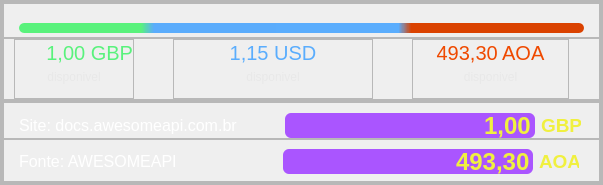
              <widget class="QFrame" name="frame_124">
               <property name="frameShape">
                <enum>QFrame::StyledPanel</enum>
               </property>
               <property name="frameShadow">
                <enum>QFrame::Raised</enum>
               </property>
               <layout class="QVBoxLayout" name="verticalLayout_96">
                <property name="spacing">
                 <number>0</number>
                </property>
                <property name="leftMargin">
                 <number>0</number>
                </property>
                <property name="topMargin">
                 <number>0</number>
                </property>
                <property name="rightMargin">
                 <number>0</number>
                </property>
                <property name="bottomMargin">
                 <number>0</number>
                </property>
                <item>
                 <widget class="QFrame" name="frame_125">
                  <property name="frameShape">
                   <enum>QFrame::StyledPanel</enum>
                  </property>
                  <property name="frameShadow">
                   <enum>QFrame::Raised</enum>
                  </property>
                  <layout class="QVBoxLayout" name="verticalLayout_97">
                   <property name="spacing">
                    <number>0</number>
                   </property>
                   <property name="leftMargin">
                    <number>0</number>
                   </property>
                   <property name="topMargin">
                    <number>0</number>
                   </property>
                   <property name="rightMargin">
                    <number>0</number>
                   </property>
                   <property name="bottomMargin">
                    <number>0</number>
                   </property>
                   <item>
                    <widget class="QFrame" name="frame_126">
                     <property name="frameShape">
                      <enum>QFrame::StyledPanel</enum>
                     </property>
                     <property name="frameShadow">
                      <enum>QFrame::Raised</enum>
                     </property>
                     <layout class="QVBoxLayout" name="verticalLayout_98">
                      <property name="spacing">
                       <number>0</number>
                      </property>
                      <property name="leftMargin">
                       <number>0</number>
                      </property>
                      <property name="topMargin">
                       <number>0</number>
                      </property>
                      <property name="rightMargin">
                       <number>0</number>
                      </property>
                      <property name="bottomMargin">
                       <number>0</number>
                      </property>
                      <item>
                       <widget class="QFrame" name="frame_127">
                        <property name="minimumSize">
                         <size>
                          <width>0</width>
                          <height>35</height>
                         </size>
                        </property>
                        <property name="maximumSize">
                         <size>
                          <width>16777215</width>
                          <height>35</height>
                         </size>
                        </property>
                        <property name="frameShape">
                         <enum>QFrame::StyledPanel</enum>
                        </property>
                        <property name="frameShadow">
                         <enum>QFrame::Raised</enum>
                        </property>
                        <layout class="QVBoxLayout" name="verticalLayout_99">
                         <property name="spacing">
                          <number>0</number>
                         </property>
                         <property name="leftMargin">
                          <number>15</number>
                         </property>
                         <property name="topMargin">
                          <number>15</number>
                         </property>
                         <property name="rightMargin">
                          <number>15</number>
                         </property>
                         <property name="bottomMargin">
                          <number>0</number>
                         </property>
                         <item>
                          <widget class="QProgressBar" name="progressBar_7">
                           <property name="maximumSize">
                            <size>
                             <width>16777215</width>
                             <height>10</height>
                            </size>
                           </property>
                           <property name="styleSheet">
                            <string notr="true">QProgressBar::chunk{
	background-color: qlineargradient(spread:pad, x1:0, y1:1, x2:1, y2:1, stop:0.215909 rgba(89, 242, 124, 255), stop:0.238636 rgba(90, 172, 252, 255), stop:0.670455 rgba(90, 173, 253, 255), stop:0.693182 rgba(218, 66, 0, 255));
border-radius:5px;}

QProgressBar{
border-radius:5px;
}</string>
                           </property>
                           <property name="value">
                            <number>100</number>
                           </property>
                           <property name="textVisible">
                            <bool>false</bool>
                           </property>
                           <property name="invertedAppearance">
                            <bool>true</bool>
                           </property>
                          </widget>
                         </item>
                        </layout>
                       </widget>
                      </item>
                      <item>
                       <widget class="QFrame" name="frame_128">
                        <property name="frameShape">
                         <enum>QFrame::StyledPanel</enum>
                        </property>
                        <property name="frameShadow">
                         <enum>QFrame::Raised</enum>
                        </property>
                        <layout class="QHBoxLayout" name="horizontalLayout_26">
                         <property name="spacing">
                          <number>0</number>
                         </property>
                         <property name="leftMargin">
                          <number>10</number>
                         </property>
                         <property name="topMargin">
                          <number>0</number>
                         </property>
                         <property name="rightMargin">
                          <number>30</number>
                         </property>
                         <property name="bottomMargin">
                          <number>0</number>
                         </property>
                         <item>
                          <widget class="QFrame" name="frame_129">
                           <property name="minimumSize">
                            <size>
                             <width>120</width>
                             <height>60</height>
                            </size>
                           </property>
                           <property name="maximumSize">
                            <size>
                             <width>120</width>
                             <height>60</height>
                            </size>
                           </property>
                           <property name="frameShape">
                            <enum>QFrame::StyledPanel</enum>
                           </property>
                           <property name="frameShadow">
                            <enum>QFrame::Raised</enum>
                           </property>
                           <layout class="QVBoxLayout" name="verticalLayout_100">
                            <property name="spacing">
                             <number>0</number>
                            </property>
                            <property name="leftMargin">
                             <number>0</number>
                            </property>
                            <property name="topMargin">
                             <number>0</number>
                            </property>
                            <property name="rightMargin">
                             <number>0</number>
                            </property>
                            <item>
                             <widget class="QLabel" name="label_115">
                              <property name="font">
                               <font>
                                <pointsize>15</pointsize>
                               </font>
                              </property>
                              <property name="styleSheet">
                               <string notr="true">color: rgb(89, 242, 124);</string>
                              </property>
                              <property name="text">
                               <string>1,00 GBP</string>
                              </property>
                              <property name="alignment">
                               <set>Qt::AlignRight|Qt::AlignTrailing|Qt::AlignVCenter</set>
                              </property>
                             </widget>
                            </item>
                            <item>
                             <widget class="QLabel" name="label_116">
                              <property name="styleSheet">
                               <string notr="true">color: rgb(232, 232, 232);</string>
                              </property>
                              <property name="text">
                               <string>disponivel</string>
                              </property>
                              <property name="alignment">
                               <set>Qt::AlignCenter</set>
                              </property>
                             </widget>
                            </item>
                           </layout>
                          </widget>
                         </item>
                         <item>
                          <spacer name="horizontalSpacer_34">
                           <property name="orientation">
                            <enum>Qt::Horizontal</enum>
                           </property>
                           <property name="sizeHint" stdset="0">
                            <size>
                             <width>6</width>
                             <height>20</height>
                            </size>
                           </property>
                          </spacer>
                         </item>
                         <item>
                          <widget class="QFrame" name="frame_130">
                           <property name="minimumSize">
                            <size>
                             <width>200</width>
                             <height>0</height>
                            </size>
                           </property>
                           <property name="maximumSize">
                            <size>
                             <width>200</width>
                             <height>16777215</height>
                            </size>
                           </property>
                           <property name="frameShape">
                            <enum>QFrame::StyledPanel</enum>
                           </property>
                           <property name="frameShadow">
                            <enum>QFrame::Raised</enum>
                           </property>
                           <layout class="QVBoxLayout" name="verticalLayout_101">
                            <property name="spacing">
                             <number>0</number>
                            </property>
                            <property name="leftMargin">
                             <number>0</number>
                            </property>
                            <property name="topMargin">
                             <number>0</number>
                            </property>
                            <property name="rightMargin">
                             <number>0</number>
                            </property>
                            <item>
                             <widget class="QLabel" name="label_117">
                              <property name="minimumSize">
                               <size>
                                <width>175</width>
                                <height>0</height>
                               </size>
                              </property>
                              <property name="font">
                               <font>
                                <pointsize>15</pointsize>
                               </font>
                              </property>
                              <property name="styleSheet">
                               <string notr="true">color: rgb(90, 173, 253);</string>
                              </property>
                              <property name="text">
                               <string>1,15 USD</string>
                              </property>
                              <property name="alignment">
                               <set>Qt::AlignCenter</set>
                              </property>
                             </widget>
                            </item>
                            <item>
                             <widget class="QLabel" name="label_118">
                              <property name="styleSheet">
                               <string notr="true">color: rgb(232, 232, 232);</string>
                              </property>
                              <property name="text">
                               <string>disponivel</string>
                              </property>
                              <property name="alignment">
                               <set>Qt::AlignCenter</set>
                              </property>
                             </widget>
                            </item>
                           </layout>
                          </widget>
                         </item>
                         <item>
                          <spacer name="horizontalSpacer_35">
                           <property name="orientation">
                            <enum>Qt::Horizontal</enum>
                           </property>
                           <property name="sizeHint" stdset="0">
                            <size>
                             <width>6</width>
                             <height>20</height>
                            </size>
                           </property>
                          </spacer>
                         </item>
                         <item>
                          <widget class="QFrame" name="frame_131">
                           <property name="minimumSize">
                            <size>
                             <width>157</width>
                             <height>0</height>
                            </size>
                           </property>
                           <property name="maximumSize">
                            <size>
                             <width>157</width>
                             <height>16777215</height>
                            </size>
                           </property>
                           <property name="frameShape">
                            <enum>QFrame::StyledPanel</enum>
                           </property>
                           <property name="frameShadow">
                            <enum>QFrame::Raised</enum>
                           </property>
                           <layout class="QVBoxLayout" name="verticalLayout_102">
                            <property name="spacing">
                             <number>0</number>
                            </property>
                            <property name="leftMargin">
                             <number>0</number>
                            </property>
                            <property name="topMargin">
                             <number>0</number>
                            </property>
                            <property name="rightMargin">
                             <number>0</number>
                            </property>
                            <item>
                             <widget class="QLabel" name="label_119">
                              <property name="font">
                               <font>
                                <pointsize>15</pointsize>
                               </font>
                              </property>
                              <property name="styleSheet">
                               <string notr="true">color: rgb(239, 73, 0);</string>
                              </property>
                              <property name="text">
                               <string>493,30 AOA</string>
                              </property>
                              <property name="alignment">
                               <set>Qt::AlignCenter</set>
                              </property>
                             </widget>
                            </item>
                            <item>
                             <widget class="QLabel" name="label_120">
                              <property name="styleSheet">
                               <string notr="true">color: rgb(232, 232, 232);</string>
                              </property>
                              <property name="text">
                               <string>disponivel</string>
                              </property>
                              <property name="alignment">
                               <set>Qt::AlignCenter</set>
                              </property>
                             </widget>
                            </item>
                           </layout>
                          </widget>
                         </item>
                        </layout>
                       </widget>
                      </item>
                     </layout>
                    </widget>
                   </item>
                   <item>
                    <widget class="QFrame" name="frame_132">
                     <property name="frameShape">
                      <enum>QFrame::StyledPanel</enum>
                     </property>
                     <property name="frameShadow">
                      <enum>QFrame::Raised</enum>
                     </property>
                     <layout class="QVBoxLayout" name="verticalLayout_103">
                      <property name="spacing">
                       <number>0</number>
                      </property>
                      <property name="leftMargin">
                       <number>0</number>
                      </property>
                      <property name="topMargin">
                       <number>0</number>
                      </property>
                      <property name="rightMargin">
                       <number>0</number>
                      </property>
                      <property name="bottomMargin">
                       <number>0</number>
                      </property>
                      <item>
                       <widget class="QFrame" name="frame_133">
                        <property name="frameShape">
                         <enum>QFrame::StyledPanel</enum>
                        </property>
                        <property name="frameShadow">
                         <enum>QFrame::Raised</enum>
                        </property>
                        <layout class="QHBoxLayout" name="horizontalLayout_47">
                         <property name="leftMargin">
                          <number>15</number>
                         </property>
                         <property name="topMargin">
                          <number>10</number>
                         </property>
                         <property name="rightMargin">
                          <number>18</number>
                         </property>
                         <property name="bottomMargin">
                          <number>0</number>
                         </property>
                         <item>
                          <widget class="QLabel" name="site_8">
                           <property name="font">
                            <font>
                             <pointsize>12</pointsize>
                            </font>
                           </property>
                           <property name="styleSheet">
                            <string notr="true">color: rgb(255, 255, 255);</string>
                           </property>
                           <property name="text">
                            <string>Site: docs.awesomeapi.com.br</string>
                           </property>
                           <property name="alignment">
                            <set>Qt::AlignLeading|Qt::AlignLeft|Qt::AlignVCenter</set>
                           </property>
                          </widget>
                         </item>
                         <item>
                          <spacer name="horizontalSpacer_14">
                           <property name="orientation">
                            <enum>Qt::Horizontal</enum>
                           </property>
                           <property name="sizeHint" stdset="0">
                            <size>
                             <width>40</width>
                             <height>20</height>
                            </size>
                           </property>
                          </spacer>
                         </item>
                         <item>
                          <widget class="QLineEdit" name="LE_LEdit">
                           <property name="minimumSize">
                            <size>
                             <width>250</width>
                             <height>25</height>
                            </size>
                           </property>
                           <property name="maximumSize">
                            <size>
                             <width>250</width>
                             <height>25</height>
                            </size>
                           </property>
                           <property name="font">
                            <font>
                             <pointsize>18</pointsize>
                             <bold>true</bold>
                            </font>
                           </property>
                           <property name="styleSheet">
                            <string notr="true">QLineEdit{
	color: rgb(240, 240, 63);
	background-color: rgb(170, 85, 255);
	border-radius: 6px;
}
QLineEdit:hover{
border: 2px solid rgb(153, 76, 229);
}

QLineEdit:focus{
border: 2px solid rgb(90, 173, 253)
}</string>
                           </property>
                           <property name="text">
                            <string>1,00</string>
                           </property>
                           <property name="alignment">
                            <set>Qt::AlignRight|Qt::AlignTrailing|Qt::AlignVCenter</set>
                           </property>
                          </widget>
                         </item>
                         <item>
                          <widget class="QLabel" name="label_122">
                           <property name="minimumSize">
                            <size>
                             <width>40</width>
                             <height>20</height>
                            </size>
                           </property>
                           <property name="maximumSize">
                            <size>
                             <width>36</width>
                             <height>20</height>
                            </size>
                           </property>
                           <property name="font">
                            <font>
                             <pointsize>14</pointsize>
                             <bold>true</bold>
                            </font>
                           </property>
                           <property name="styleSheet">
                            <string notr="true">color: rgb(240, 240, 63);</string>
                           </property>
                           <property name="text">
                            <string>GBP</string>
                           </property>
                           <property name="alignment">
                            <set>Qt::AlignLeading|Qt::AlignLeft|Qt::AlignVCenter</set>
                           </property>
                          </widget>
                         </item>
                        </layout>
                       </widget>
                      </item>
                      <item>
                       <widget class="QFrame" name="frame_134">
                        <property name="frameShape">
                         <enum>QFrame::StyledPanel</enum>
                        </property>
                        <property name="frameShadow">
                         <enum>QFrame::Raised</enum>
                        </property>
                        <layout class="QHBoxLayout" name="horizontalLayout_48">
                         <property name="leftMargin">
                          <number>15</number>
                         </property>
                         <property name="rightMargin">
                          <number>20</number>
                         </property>
                         <property name="bottomMargin">
                          <number>7</number>
                         </property>
                         <item>
                          <widget class="QLabel" name="lfont">
                           <property name="font">
                            <font>
                             <pointsize>12</pointsize>
                            </font>
                           </property>
                           <property name="styleSheet">
                            <string notr="true">color: rgb(255, 255, 255);</string>
                           </property>
                           <property name="text">
                            <string>Fonte: AWESOMEAPI</string>
                           </property>
                           <property name="alignment">
                            <set>Qt::AlignLeading|Qt::AlignLeft|Qt::AlignVCenter</set>
                           </property>
                          </widget>
                         </item>
                         <item>
                          <spacer name="horizontalSpacer_15">
                           <property name="orientation">
                            <enum>Qt::Horizontal</enum>
                           </property>
                           <property name="sizeHint" stdset="0">
                            <size>
                             <width>100</width>
                             <height>20</height>
                            </size>
                           </property>
                          </spacer>
                         </item>
                         <item>
                          <widget class="QLineEdit" name="LE_aoa_LEdit">
                           <property name="minimumSize">
                            <size>
                             <width>250</width>
                             <height>25</height>
                            </size>
                           </property>
                           <property name="maximumSize">
                            <size>
                             <width>250</width>
                             <height>25</height>
                            </size>
                           </property>
                           <property name="font">
                            <font>
                             <pointsize>18</pointsize>
                             <bold>true</bold>
                            </font>
                           </property>
                           <property name="styleSheet">
                            <string notr="true">QLineEdit{
	color: rgb(240, 240, 63);
	background-color: rgb(170, 85, 255);
	border-radius: 6px;
}
QLineEdit:hover{
border: 2px solid  rgb(153, 76, 229);
}

QLineEdit:focus{
border: 2px solid rgb(90, 173, 253);
}</string>
                           </property>
                           <property name="text">
                            <string>493,30</string>
                           </property>
                           <property name="alignment">
                            <set>Qt::AlignRight|Qt::AlignTrailing|Qt::AlignVCenter</set>
                           </property>
                          </widget>
                         </item>
                         <item>
                          <widget class="QLabel" name="label_124">
                           <property name="minimumSize">
                            <size>
                             <width>40</width>
                             <height>20</height>
                            </size>
                           </property>
                           <property name="maximumSize">
                            <size>
                             <width>40</width>
                             <height>20</height>
                            </size>
                           </property>
                           <property name="font">
                            <font>
                             <pointsize>14</pointsize>
                             <bold>true</bold>
                            </font>
                           </property>
                           <property name="styleSheet">
                            <string notr="true">color: rgb(240, 240, 63);</string>
                           </property>
                           <property name="text">
                            <string>AOA</string>
                           </property>
                           <property name="alignment">
                            <set>Qt::AlignLeading|Qt::AlignLeft|Qt::AlignVCenter</set>
                           </property>
                          </widget>
                         </item>
                        </layout>
                       </widget>
                      </item>
                     </layout>
                    </widget>
                   </item>
                  </layout>
                 </widget>
                </item>
               </layout>
              </widget>
